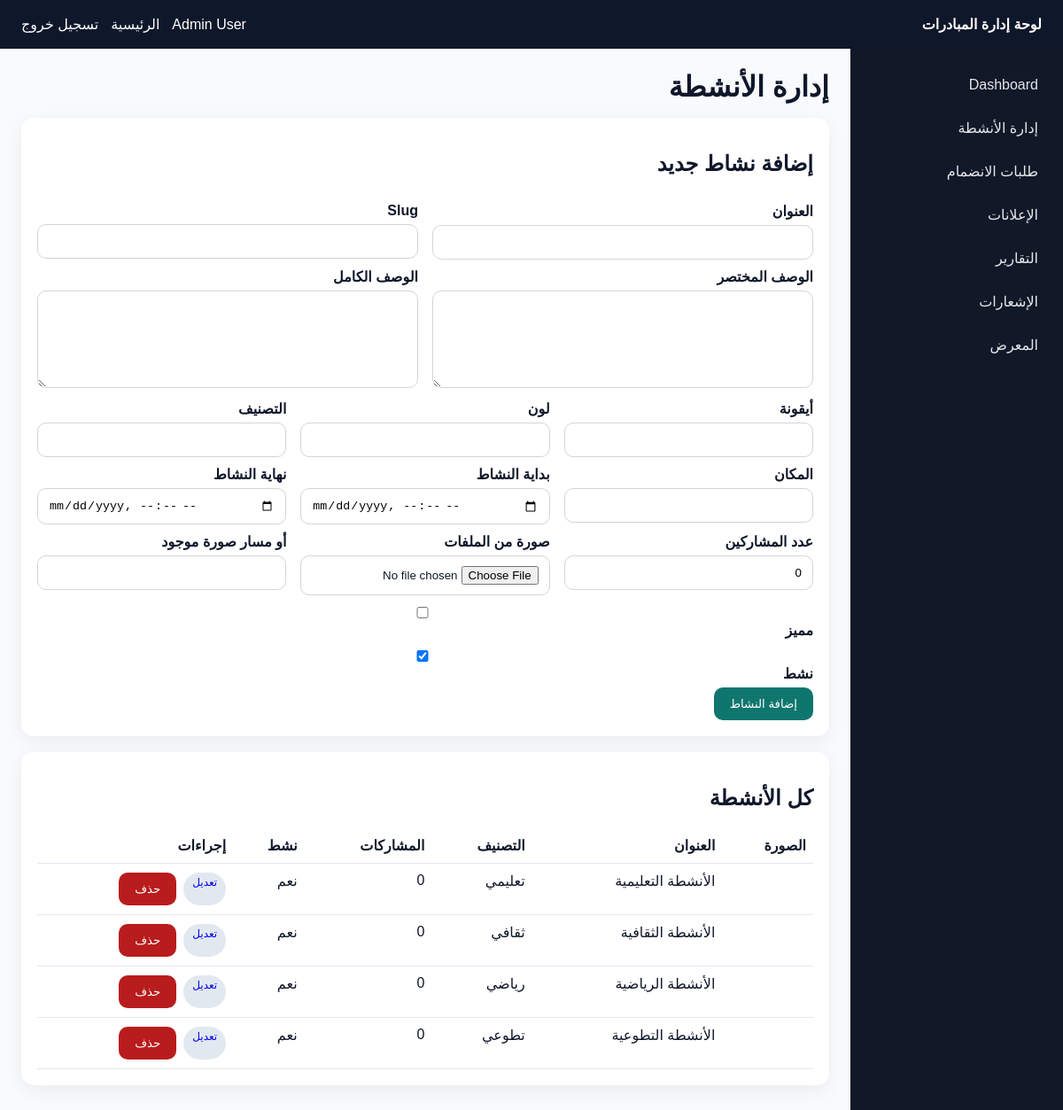
Page /admin/activities.php (signed in) on the committed database.
### tables this page shows
CREATE TABLE IF NOT EXISTS activities (
    id INT UNSIGNED AUTO_INCREMENT PRIMARY KEY,
    title VARCHAR(255) NOT NULL,
    slug VARCHAR(255) NOT NULL UNIQUE,
    short_description VARCHAR(500) NOT NULL,
    full_description TEXT NOT NULL,
    image VARCHAR(255) NOT NULL,
    icon VARCHAR(20) DEFAULT NULL,
    color VARCHAR(20) DEFAULT NULL,
    category VARCHAR(100) DEFAULT NULL,
    location VARCHAR(255) DEFAULT NULL,
    starts_at DATETIME DEFAULT NULL,
    ends_at DATETIME DEFAULT NULL,
    max_participants INT UNSIGNED NOT NULL DEFAULT 0,
    is_featured TINYINT(1) NOT NULL DEFAULT 0,
    is_active TINYINT(1) NOT NULL DEFAULT 1,
    created_by INT UNSIGNED NULL,
    created_at DATETIME NOT NULL DEFAULT CURRENT_TIMESTAMP,
    updated_at DATETIME NOT NULL DEFAULT CURRENT_TIMESTAMP ON UPDATE CURRENT_TIMESTAMP,
    CONSTRAINT fk_activities_creator FOREIGN KEY (created_by) REFERENCES users(id) ON DELETE SET NULL
);

### database.php (called while the page is built, shortened)
<?php
function db(): PDO
{
    $host = envValue('DB_HOST', '127.0.0.1');
    $port = envValue('DB_PORT', '3306');
    $database = envValue('DB_DATABASE', 'student_initiatives');
    $username = envValue('DB_USERNAME', 'root');
    $password = envValue('DB_PASSWORD', '');
    $dsn = "mysql:host={$host};port={$port};dbname={$database};charset=utf8mb4";
    $pdo = new PDO($dsn, $username, $password, [
        PDO::ATTR_ERRMODE => PDO::ERRMODE_EXCEPTION,
        PDO::ATTR_DEFAULT_FETCH_MODE => PDO::FETCH_ASSOC,
    ]);
    return $pdo;
}

### admin/activities.php (the view, shortened to what this page needs)
<?php
require_once __DIR__ . '/common.php';
$activityToEdit = null;
$activities = db()->query(
    'SELECT a.*, (SELECT COUNT(*) FROM volunteer_applications v WHERE v.activity_id = a.id) AS applications_count
     FROM activities a
     ORDER BY a.created_at DESC'
)->fetchAll();
?>
<h1 class="page-title">إدارة الأنشطة</h1>
<div class="card">
    <h2><?= $activityToEdit ? 'تعديل نشاط' : 'إضافة نشاط جديد' ?></h2>
    <form method="post" enctype="multipart/form-data">
        <div class="grid-2">
            <div>
                <label>العنوان</label>
                <input type="text" name="title" value="<?= htmlspecialchars((string) ($activityToEdit['title'] ?? ''), ENT_QUOTES, 'UTF-8') ?>" required>
            </div>
            <div>
                <label>Slug</label>
                <input type="text" name="slug" value="<?= htmlspecialchars((string) ($activityToEdit['slug'] ?? ''), ENT_QUOTES, 'UTF-8') ?>" required>
            </div>
        </div>
        <div class="grid-2">
            <div>
                <label>الوصف المختصر</label>
                <textarea name="short_description" required><?= htmlspecialchars((string) ($activityToEdit['short_description'] ?? ''), ENT_QUOTES, 'UTF-8') ?></textarea>
            </div>
            <div>
                <label>الوصف الكامل</label>
                <textarea name="full_description" required><?= htmlspecialchars((string) ($activityToEdit['full_description'] ?? ''), ENT_QUOTES, 'UTF-8') ?></textarea>
            </div>
        </div>
        <div class="grid-3">
            <div>
                <label>أيقونة</label>
                <input type="text" name="icon" value="<?= htmlspecialchars((string) ($activityToEdit['icon'] ?? ''), ENT_QUOTES, 'UTF-8') ?>">
            </div>
            <div>
                <label>لون</label>
                <input type="text" name="color" value="<?= htmlspecialchars((string) ($activityToEdit['color'] ?? ''), ENT_QUOTES, 'UTF-8') ?>">
            </div>
            <div>
                <label>التصنيف</label>
                <input type="text" name="category" value="<?= htmlspecialchars((string) ($activityToEdit['category'] ?? ''), ENT_QUOTES, 'UTF-8') ?>">
            </div>
        </div>
        <div class="grid-3">
            <div>
                <label>المكان</label>
                <input type="text" name="location" value="<?= htmlspecialchars((string) ($activityToEdit['location'] ?? ''), ENT_QUOTES, 'UTF-8') ?>">
            </div>
            <div>
                <label>بداية النشاط</label>
                <input type="datetime-local" name="starts_at" value="<?= htmlspecialchars(isset($activityToEdit['starts_at']) && $activityToEdit['starts_at'] ? str_replace(' ', 'T', substr((string) $activityToEdit['starts_at'], 0, 16)) : '', ENT_QUOTES, 'UTF-8') ?>">
            </div>
            <div>
                <label>نهاية النشاط</label>
                <input type="datetime-local" name="ends_at" value="<?= htmlspecialchars(isset($activityToEdit['ends_at']) && $activityToEdit['ends_at'] ? str_replace(' ', 'T', substr((string) $activityToEdit['ends_at'], 0, 16)) : '', ENT_QUOTES, 'UTF-8') ?>">
            </div>
        </div>
        <div class="grid-3">
            <div>
                <label>عدد المشاركين</label>
                <input type="number" min="0" name="max_participants" value="<?= htmlspecialchars((string) ($activityToEdit['max_participants'] ?? '0'), ENT_QUOTES, 'UTF-8') ?>">
            </div>
            <div>
                <label>صورة من الملفات</label>
                <input type="file" name="image_file" accept=".jpg,.jpeg,.png,.gif,.webp">
            </div>
            <div>
                <label>أو مسار صورة موجود</label>
                <input type="text" name="image_path" value="<?= htmlspecialchars((string) ($activityToEdit['image'] ?? ''), ENT_QUOTES, 'UTF-8') ?>">
            </div>
        </div>
        <label><input type="checkbox" name="is_featured" <?= !empty($activityToEdit['is_featured']) ? 'checked' : '' ?>> مميز</label>
        <label><input type="checkbox" name="is_active" <?= !isset($activityToEdit['is_active']) || !empty($activityToEdit['is_active']) ? 'checked' : '' ?>> نشط</label>
        <button type="submit"><?= $activityToEdit ? 'حفظ التعديلات' : 'إضافة النشاط' ?></button>
    </form>
</div>
<div class="card">
    <h2>كل الأنشطة</h2>
    <table>
        <thead>
            <tr><th>الصورة</th><th>العنوان</th><th>التصنيف</th><th>المشاركات</th><th>نشط</th><th>إجراءات</th></tr>
        </thead>
        <tbody>
            <?php foreach ($activities as $item): ?>
                <tr>
                    <td><?php if (!empty($item['image'])): ?><img class="preview" src="../<?= htmlspecialchars((string) $item['image'], ENT_QUOTES, 'UTF-8') ?>" alt=""><?php endif; ?></td>
                    <td><?= htmlspecialchars($item['title'], ENT_QUOTES, 'UTF-8') ?></td>
                    <td><?= htmlspecialchars((string) $item['category'], ENT_QUOTES, 'UTF-8') ?></td>
                    <td><?= (int) $item['applications_count'] ?></td>
                    <td><?= (int) $item['is_active'] === 1 ? 'نعم' : 'لا' ?></td>
                    <td class="row-actions">
                        <a class="badge" href="activities.php?edit=<?= (int) $item['id'] ?>">تعديل</a>
                        <form method="post" onsubmit="return confirm('حذف هذا النشاط؟');">
                            <button class="danger" type="submit">حذف</button>
                        </form>
                    </td>
                </tr>
            <?php endforeach; ?>
        </tbody>
    </table>
</div>

### admin/common.php (style rules this page uses)
body { font-family: Tahoma, Arial, sans-serif; background: #f8fafc; margin: 0; color: #0f172a; }
a { text-decoration: none; }
.page-title { margin-top: 0; margin-bottom: 16px; }
.card { background: #fff; padding: 18px; border-radius: 14px; box-shadow: 0 6px 20px rgba(15, 23, 42, .06); margin-bottom: 18px; }
.grid-2 { display: grid; grid-template-columns: 1fr 1fr; gap: 16px; }
.grid-3 { display: grid; grid-template-columns: repeat(3, 1fr); gap: 16px; }
label { display: block; margin: 10px 0 6px; font-weight: 700; }
input, textarea, select { width: 100%; padding: 11px 12px; box-sizing: border-box; border: 1px solid #d1d5db; border-radius: 10px; background: #fff; }
textarea { min-height: 110px; resize: vertical; }
button { padding: 11px 18px; border: 0; background: #0f766e; color: #fff; border-radius: 10px; cursor: pointer; }
.danger { background: #b91c1c; }
table { width: 100%; border-collapse: collapse; }
th, td { border-bottom: 1px solid #e2e8f0; padding: 10px 8px; text-align: right; vertical-align: top; }
.row-actions { display: flex; gap: 8px; flex-wrap: wrap; }
.row-actions form { display: inline-block; }
.badge { display: inline-block; padding: 4px 10px; border-radius: 999px; font-size: 12px; background: #e2e8f0; }

### rows in the picture
activities: title "الأنشطة التعليمية", category "تعليمي", applications_count "0", is_active "نعم"
activities: title "الأنشطة الثقافية", category "ثقافي", applications_count "0", is_active "نعم"
activities: title "الأنشطة الرياضية", category "رياضي", applications_count "0", is_active "نعم"
activities: title "الأنشطة التطوعية", category "تطوعي", applications_count "0", is_active "نعم"

### other values in the picture
$user['full_name'] "Admin User"
